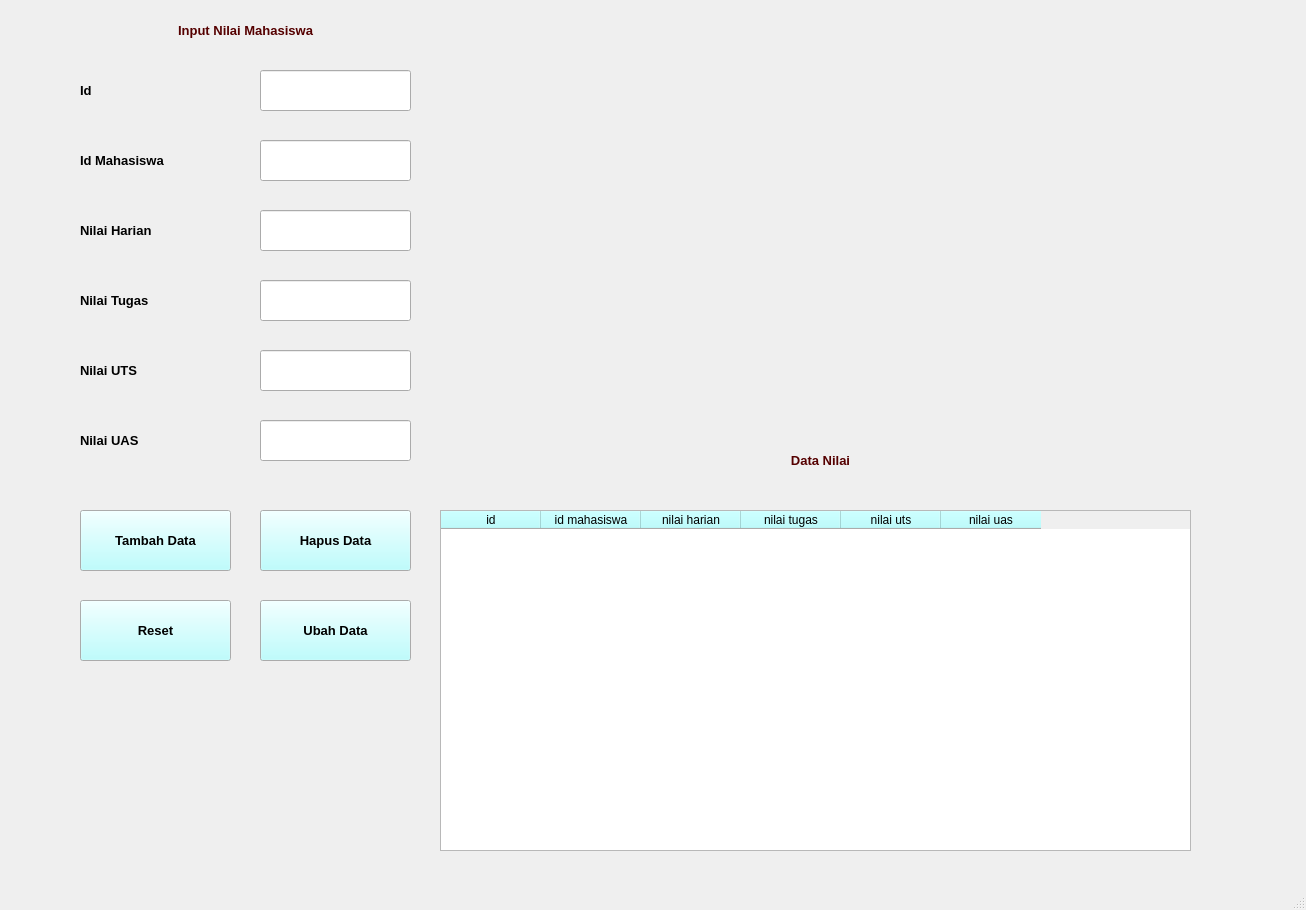
<?xml version="1.0" encoding="UTF-8"?>
<ui version="4.0">
 <class>MainWindow</class>
 <widget class="QMainWindow" name="MainWindow">
  <property name="geometry">
   <rect>
    <x>0</x>
    <y>0</y>
    <width>1306</width>
    <height>910</height>
   </rect>
  </property>
  <property name="palette">
   <palette>
    <active>
     <colorrole role="Button">
      <brush brushstyle="SolidPattern">
       <color alpha="255">
        <red>170</red>
        <green>255</green>
        <blue>255</blue>
       </color>
      </brush>
     </colorrole>
     <colorrole role="Light">
      <brush brushstyle="SolidPattern">
       <color alpha="255">
        <red>170</red>
        <green>255</green>
        <blue>255</blue>
       </color>
      </brush>
     </colorrole>
    </active>
    <inactive>
     <colorrole role="Button">
      <brush brushstyle="SolidPattern">
       <color alpha="255">
        <red>170</red>
        <green>255</green>
        <blue>255</blue>
       </color>
      </brush>
     </colorrole>
     <colorrole role="Light">
      <brush brushstyle="SolidPattern">
       <color alpha="255">
        <red>170</red>
        <green>255</green>
        <blue>255</blue>
       </color>
      </brush>
     </colorrole>
    </inactive>
    <disabled>
     <colorrole role="Button">
      <brush brushstyle="SolidPattern">
       <color alpha="255">
        <red>170</red>
        <green>255</green>
        <blue>255</blue>
       </color>
      </brush>
     </colorrole>
     <colorrole role="Light">
      <brush brushstyle="SolidPattern">
       <color alpha="255">
        <red>170</red>
        <green>255</green>
        <blue>255</blue>
       </color>
      </brush>
     </colorrole>
    </disabled>
   </palette>
  </property>
  <property name="windowTitle">
   <string>MainWindow</string>
  </property>
  <widget class="QWidget" name="centralwidget">
   <widget class="QLineEdit" name="lineEdit_id">
    <property name="geometry">
     <rect>
      <x>260</x>
      <y>70</y>
      <width>151</width>
      <height>41</height>
     </rect>
    </property>
   </widget>
   <widget class="QLineEdit" name="lineEdit_idmahasiswa">
    <property name="geometry">
     <rect>
      <x>260</x>
      <y>140</y>
      <width>151</width>
      <height>41</height>
     </rect>
    </property>
   </widget>
   <widget class="QLineEdit" name="lineEdit_nilaiharian">
    <property name="geometry">
     <rect>
      <x>260</x>
      <y>210</y>
      <width>151</width>
      <height>41</height>
     </rect>
    </property>
   </widget>
   <widget class="QLineEdit" name="lineEdit_nilaitugas">
    <property name="geometry">
     <rect>
      <x>260</x>
      <y>280</y>
      <width>151</width>
      <height>41</height>
     </rect>
    </property>
   </widget>
   <widget class="QLineEdit" name="lineEdit_nilaiuts">
    <property name="geometry">
     <rect>
      <x>260</x>
      <y>350</y>
      <width>151</width>
      <height>41</height>
     </rect>
    </property>
   </widget>
   <widget class="QLineEdit" name="lineEdit_nilaiuas">
    <property name="geometry">
     <rect>
      <x>260</x>
      <y>420</y>
      <width>151</width>
      <height>41</height>
     </rect>
    </property>
   </widget>
   <widget class="QPushButton" name="pushButton_tambah">
    <property name="geometry">
     <rect>
      <x>80</x>
      <y>510</y>
      <width>151</width>
      <height>61</height>
     </rect>
    </property>
    <property name="palette">
     <palette>
      <active>
       <colorrole role="Button">
        <brush brushstyle="SolidPattern">
         <color alpha="255">
          <red>170</red>
          <green>255</green>
          <blue>255</blue>
         </color>
        </brush>
       </colorrole>
       <colorrole role="Light">
        <brush brushstyle="SolidPattern">
         <color alpha="255">
          <red>170</red>
          <green>255</green>
          <blue>255</blue>
         </color>
        </brush>
       </colorrole>
      </active>
      <inactive>
       <colorrole role="Button">
        <brush brushstyle="SolidPattern">
         <color alpha="255">
          <red>170</red>
          <green>255</green>
          <blue>255</blue>
         </color>
        </brush>
       </colorrole>
       <colorrole role="Light">
        <brush brushstyle="SolidPattern">
         <color alpha="255">
          <red>170</red>
          <green>255</green>
          <blue>255</blue>
         </color>
        </brush>
       </colorrole>
      </inactive>
      <disabled>
       <colorrole role="Button">
        <brush brushstyle="SolidPattern">
         <color alpha="255">
          <red>170</red>
          <green>255</green>
          <blue>255</blue>
         </color>
        </brush>
       </colorrole>
       <colorrole role="Light">
        <brush brushstyle="SolidPattern">
         <color alpha="255">
          <red>170</red>
          <green>255</green>
          <blue>255</blue>
         </color>
        </brush>
       </colorrole>
      </disabled>
     </palette>
    </property>
    <property name="font">
     <font>
      <pointsize>10</pointsize>
      <weight>75</weight>
      <bold>true</bold>
     </font>
    </property>
    <property name="text">
     <string>Tambah Data</string>
    </property>
   </widget>
   <widget class="QPushButton" name="pushButton_hapus">
    <property name="geometry">
     <rect>
      <x>260</x>
      <y>510</y>
      <width>151</width>
      <height>61</height>
     </rect>
    </property>
    <property name="palette">
     <palette>
      <active>
       <colorrole role="Button">
        <brush brushstyle="SolidPattern">
         <color alpha="255">
          <red>170</red>
          <green>255</green>
          <blue>255</blue>
         </color>
        </brush>
       </colorrole>
       <colorrole role="Light">
        <brush brushstyle="SolidPattern">
         <color alpha="255">
          <red>170</red>
          <green>255</green>
          <blue>255</blue>
         </color>
        </brush>
       </colorrole>
      </active>
      <inactive>
       <colorrole role="Button">
        <brush brushstyle="SolidPattern">
         <color alpha="255">
          <red>170</red>
          <green>255</green>
          <blue>255</blue>
         </color>
        </brush>
       </colorrole>
       <colorrole role="Light">
        <brush brushstyle="SolidPattern">
         <color alpha="255">
          <red>170</red>
          <green>255</green>
          <blue>255</blue>
         </color>
        </brush>
       </colorrole>
      </inactive>
      <disabled>
       <colorrole role="Button">
        <brush brushstyle="SolidPattern">
         <color alpha="255">
          <red>170</red>
          <green>255</green>
          <blue>255</blue>
         </color>
        </brush>
       </colorrole>
       <colorrole role="Light">
        <brush brushstyle="SolidPattern">
         <color alpha="255">
          <red>170</red>
          <green>255</green>
          <blue>255</blue>
         </color>
        </brush>
       </colorrole>
      </disabled>
     </palette>
    </property>
    <property name="font">
     <font>
      <pointsize>10</pointsize>
      <weight>75</weight>
      <bold>true</bold>
     </font>
    </property>
    <property name="text">
     <string>Hapus Data</string>
    </property>
   </widget>
   <widget class="QPushButton" name="pushButton_ubah">
    <property name="geometry">
     <rect>
      <x>260</x>
      <y>600</y>
      <width>151</width>
      <height>61</height>
     </rect>
    </property>
    <property name="font">
     <font>
      <pointsize>10</pointsize>
      <weight>75</weight>
      <bold>true</bold>
     </font>
    </property>
    <property name="text">
     <string>Ubah Data</string>
    </property>
   </widget>
   <widget class="QPushButton" name="pushButton_reset">
    <property name="geometry">
     <rect>
      <x>80</x>
      <y>600</y>
      <width>151</width>
      <height>61</height>
     </rect>
    </property>
    <property name="font">
     <font>
      <pointsize>10</pointsize>
      <weight>75</weight>
      <bold>true</bold>
     </font>
    </property>
    <property name="text">
     <string>Reset</string>
    </property>
   </widget>
   <widget class="QTableWidget" name="tableWidget">
    <property name="geometry">
     <rect>
      <x>440</x>
      <y>510</y>
      <width>751</width>
      <height>341</height>
     </rect>
    </property>
    <column>
     <property name="text">
      <string>id</string>
     </property>
    </column>
    <column>
     <property name="text">
      <string>id mahasiswa</string>
     </property>
    </column>
    <column>
     <property name="text">
      <string>nilai harian</string>
     </property>
    </column>
    <column>
     <property name="text">
      <string>nilai tugas</string>
     </property>
    </column>
    <column>
     <property name="text">
      <string>nilai uts</string>
     </property>
    </column>
    <column>
     <property name="text">
      <string>nilai uas</string>
     </property>
    </column>
   </widget>
   <widget class="QLabel" name="label">
    <property name="geometry">
     <rect>
      <x>80</x>
      <y>70</y>
      <width>141</width>
      <height>41</height>
     </rect>
    </property>
    <property name="font">
     <font>
      <pointsize>10</pointsize>
      <weight>75</weight>
      <bold>true</bold>
     </font>
    </property>
    <property name="text">
     <string>Id</string>
    </property>
   </widget>
   <widget class="QLabel" name="label_2">
    <property name="geometry">
     <rect>
      <x>80</x>
      <y>140</y>
      <width>141</width>
      <height>41</height>
     </rect>
    </property>
    <property name="font">
     <font>
      <pointsize>10</pointsize>
      <weight>75</weight>
      <bold>true</bold>
     </font>
    </property>
    <property name="text">
     <string>Id Mahasiswa</string>
    </property>
   </widget>
   <widget class="QLabel" name="label_3">
    <property name="geometry">
     <rect>
      <x>80</x>
      <y>210</y>
      <width>141</width>
      <height>41</height>
     </rect>
    </property>
    <property name="font">
     <font>
      <pointsize>10</pointsize>
      <weight>75</weight>
      <bold>true</bold>
     </font>
    </property>
    <property name="text">
     <string>Nilai Harian</string>
    </property>
   </widget>
   <widget class="QLabel" name="label_4">
    <property name="geometry">
     <rect>
      <x>80</x>
      <y>280</y>
      <width>141</width>
      <height>41</height>
     </rect>
    </property>
    <property name="font">
     <font>
      <pointsize>10</pointsize>
      <weight>75</weight>
      <bold>true</bold>
     </font>
    </property>
    <property name="text">
     <string>Nilai Tugas</string>
    </property>
   </widget>
   <widget class="QLabel" name="label_5">
    <property name="geometry">
     <rect>
      <x>80</x>
      <y>350</y>
      <width>141</width>
      <height>41</height>
     </rect>
    </property>
    <property name="font">
     <font>
      <pointsize>10</pointsize>
      <weight>75</weight>
      <bold>true</bold>
     </font>
    </property>
    <property name="text">
     <string>Nilai UTS</string>
    </property>
   </widget>
   <widget class="QLabel" name="label_6">
    <property name="geometry">
     <rect>
      <x>80</x>
      <y>420</y>
      <width>141</width>
      <height>41</height>
     </rect>
    </property>
    <property name="font">
     <font>
      <pointsize>10</pointsize>
      <weight>75</weight>
      <bold>true</bold>
     </font>
    </property>
    <property name="text">
     <string>Nilai UAS</string>
    </property>
   </widget>
   <widget class="QLabel" name="label_7">
    <property name="geometry">
     <rect>
      <x>750</x>
      <y>440</y>
      <width>141</width>
      <height>41</height>
     </rect>
    </property>
    <property name="palette">
     <palette>
      <active>
       <colorrole role="WindowText">
        <brush brushstyle="SolidPattern">
         <color alpha="255">
          <red>85</red>
          <green>0</green>
          <blue>0</blue>
         </color>
        </brush>
       </colorrole>
      </active>
      <inactive>
       <colorrole role="WindowText">
        <brush brushstyle="SolidPattern">
         <color alpha="255">
          <red>85</red>
          <green>0</green>
          <blue>0</blue>
         </color>
        </brush>
       </colorrole>
      </inactive>
      <disabled>
       <colorrole role="WindowText">
        <brush brushstyle="SolidPattern">
         <color alpha="255">
          <red>120</red>
          <green>120</green>
          <blue>120</blue>
         </color>
        </brush>
       </colorrole>
      </disabled>
     </palette>
    </property>
    <property name="font">
     <font>
      <pointsize>10</pointsize>
      <weight>75</weight>
      <bold>true</bold>
     </font>
    </property>
    <property name="text">
     <string>Data Nilai</string>
    </property>
    <property name="alignment">
     <set>Qt::AlignCenter</set>
    </property>
   </widget>
   <widget class="QLabel" name="label_8">
    <property name="geometry">
     <rect>
      <x>80</x>
      <y>10</y>
      <width>331</width>
      <height>41</height>
     </rect>
    </property>
    <property name="palette">
     <palette>
      <active>
       <colorrole role="WindowText">
        <brush brushstyle="SolidPattern">
         <color alpha="255">
          <red>85</red>
          <green>0</green>
          <blue>0</blue>
         </color>
        </brush>
       </colorrole>
      </active>
      <inactive>
       <colorrole role="WindowText">
        <brush brushstyle="SolidPattern">
         <color alpha="255">
          <red>85</red>
          <green>0</green>
          <blue>0</blue>
         </color>
        </brush>
       </colorrole>
      </inactive>
      <disabled>
       <colorrole role="WindowText">
        <brush brushstyle="SolidPattern">
         <color alpha="255">
          <red>120</red>
          <green>120</green>
          <blue>120</blue>
         </color>
        </brush>
       </colorrole>
      </disabled>
     </palette>
    </property>
    <property name="font">
     <font>
      <pointsize>10</pointsize>
      <weight>75</weight>
      <bold>true</bold>
     </font>
    </property>
    <property name="layoutDirection">
     <enum>Qt::RightToLeft</enum>
    </property>
    <property name="text">
     <string>Input Nilai Mahasiswa</string>
    </property>
    <property name="alignment">
     <set>Qt::AlignCenter</set>
    </property>
   </widget>
  </widget>
  <widget class="QMenuBar" name="menubar">
   <property name="geometry">
    <rect>
     <x>0</x>
     <y>0</y>
     <width>1306</width>
     <height>26</height>
    </rect>
   </property>
  </widget>
  <widget class="QStatusBar" name="statusbar"/>
 </widget>
 <resources/>
 <connections/>
</ui>
